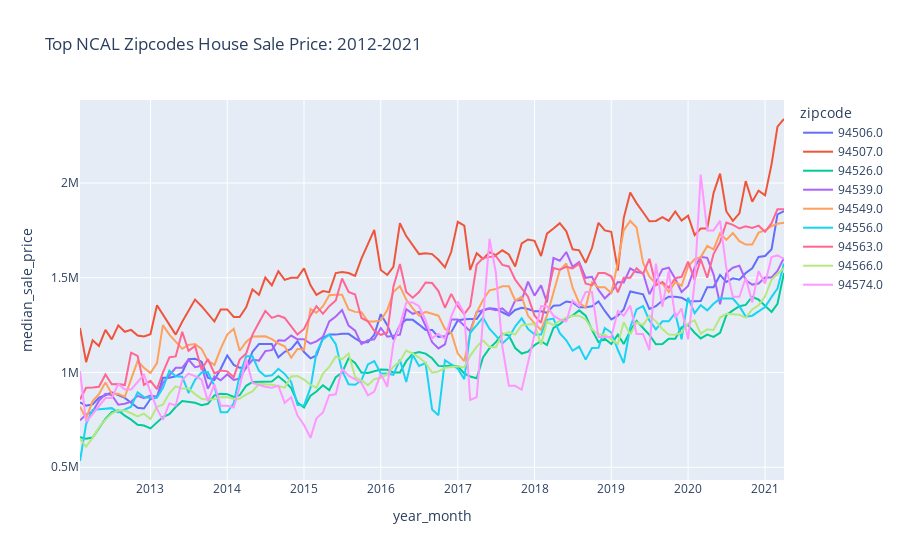

The notebook cell saved with this chart:
### Code cell
fig = px.line(top, x="year_month", y="median_sale_price", color='zipcode', title='Top NCAL Zipcodes House Sale Price: 2012-2021')
iplot(fig)
